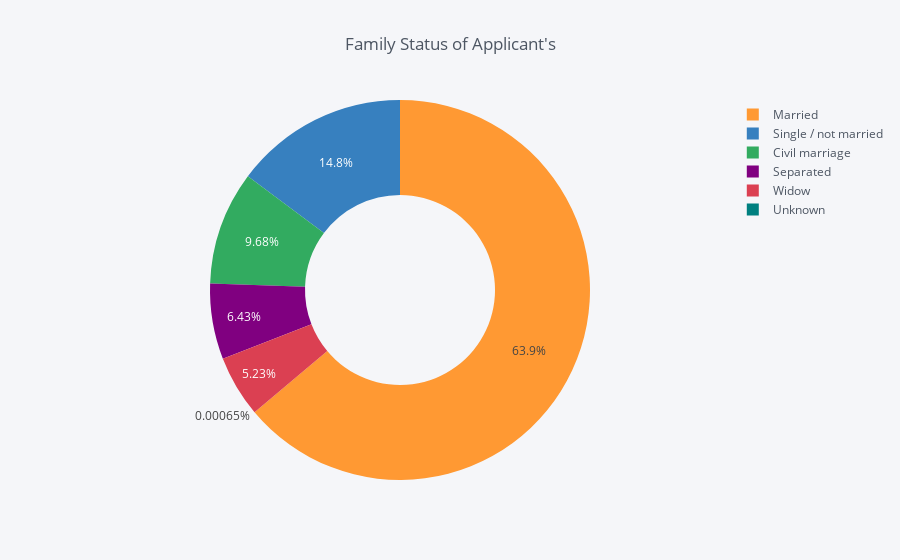

The notebook cell this image was saved under:
### Markdown cell above
### Family Status

### Code cell
temp = application_train["NAME_FAMILY_STATUS"].value_counts()
df = pd.DataFrame({'labels': temp.index,
                   'values': temp.values
                  })
df.iplot(kind='pie',labels='labels',values='values', title='Family Status of Applicant\'s', hole = 0.5)

### Figure 1 — Plotly figure (JSON) as saved in the notebook; plotly's stock layout.template omitted (floating-point values rounded to 4 significant figures)
{"data": [{"hole": 0.5, "labels": ["Married", "Single / not married", "Civil marriage", "Separated", "Widow", "Unknown"], "marker": {"colors": ["rgba(255, 153, 51, 1.0)", "rgba(55, 128, 191, 1.0)", "rgba(50, 171, 96, 1.0)", "rgba(128, 0, 128, 1.0)", "rgba(219, 64, 82, 1.0)", "rgba(0, 128, 128, 1.0)"]}, "name": "", "type": "pie", "values": [196432, 45444, 29775, 19770, 16088, 2]}], "layout": {"legend": {"bgcolor": "#F5F6F9", "font": {"color": "#4D5663"}}, "paper_bgcolor": "#F5F6F9", "plot_bgcolor": "#F5F6F9", "title": "Family Status of Applicant's", "titlefont": {"color": "#4D5663"}}}
